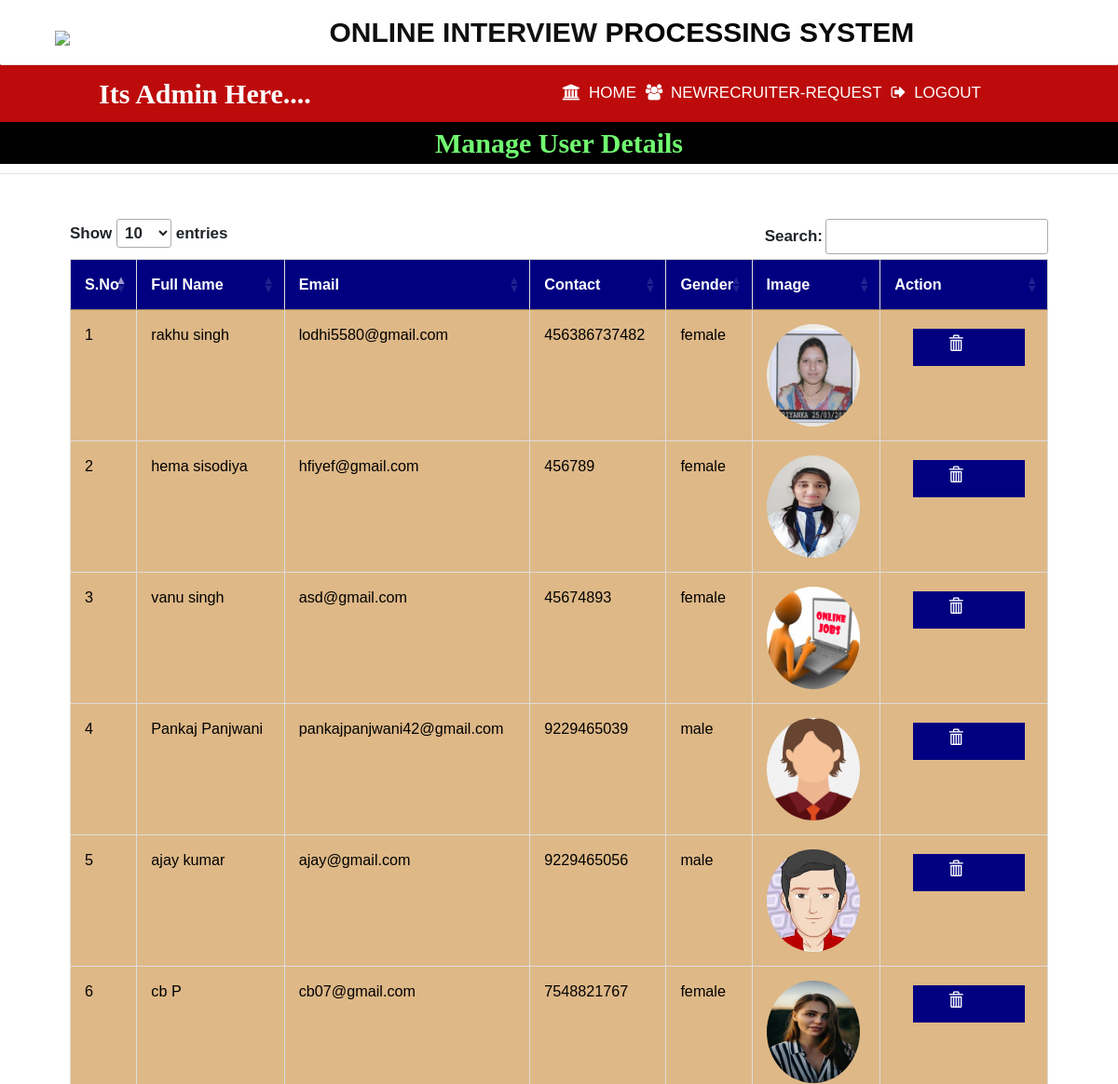
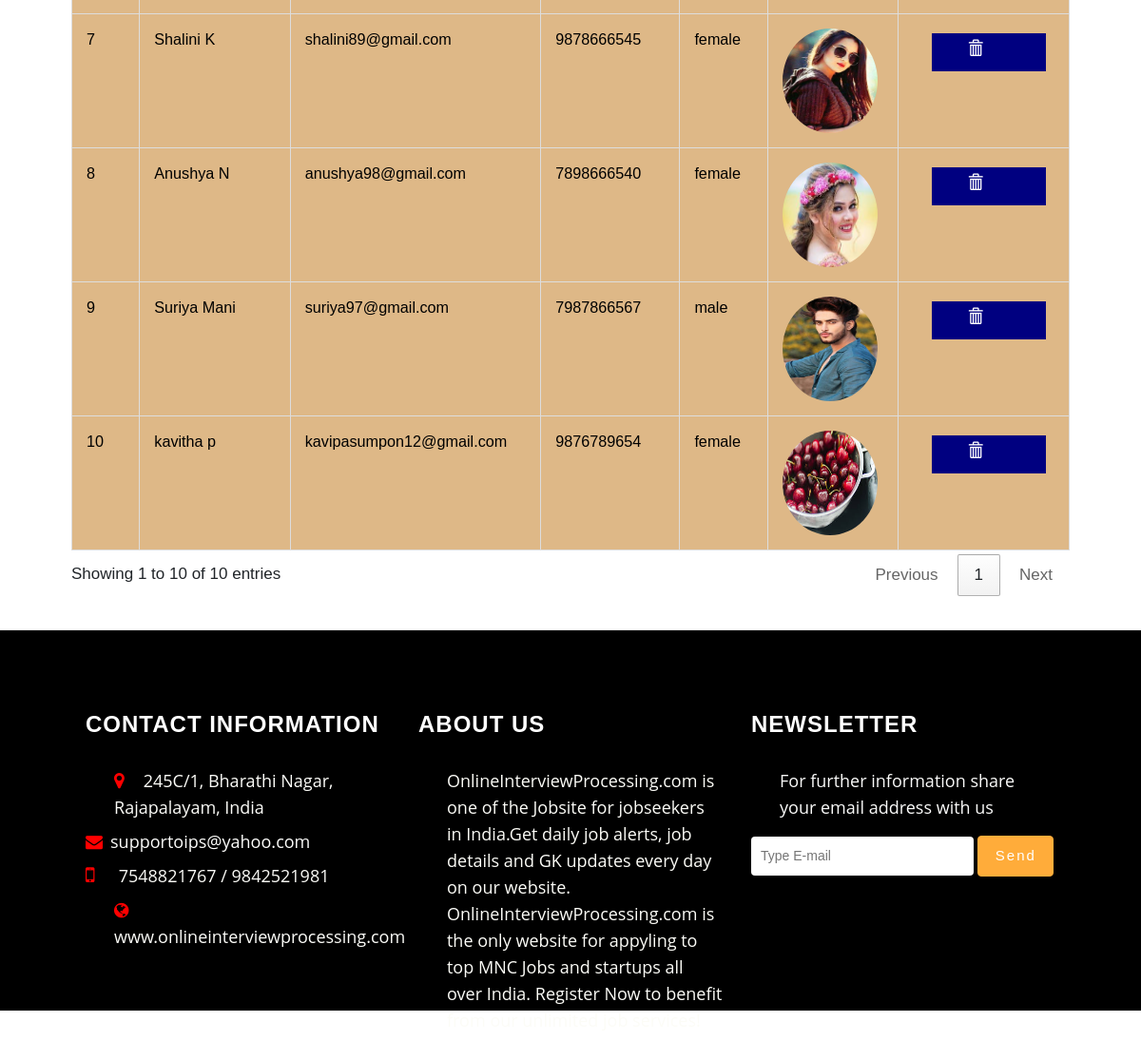
Page /view_user/ on the committed database (2 pictures, top to bottom).
### jobportal/models.py (models this page shows, shortened)
class SignupUser(models.Model):
    user = models.ForeignKey(User,on_delete=models.CASCADE,null=True)
    mobile = models.IntegerField(null=True)
    image = models.FileField(null=True)
    gender= models.CharField(max_length=100,null=True)
    type=models.CharField(max_length=100,null=True)

### jobportal/views.py (the view)
# urls.py: path('view_user/', view_user, name="view_user"),
def view_user(request):
    data=SignupUser.objects.all()
    d={'data':data}
    return render(request,'view_user.html',d)

### jobportal/templates/view_user.html (shortened to what this page needs)
{% extends 'admin_nav.html' %}
{% block body %}
<center><marquee style = "font-family : 'Georgia' ; font-size:30px;color :rgb(112, 250, 112)
 ; background-color:black;font-weight : bold">Manage User Details</marquee></center><hr>
 <div class="container">
<table class="table table-bordered" id="myTable">
  <thead>
  <tr >
    <th>S.No</th>
    <th>Full Name</th>
    <th>Email</th>
    <th>Contact</th>
    <th>Gender</th>
    <th>Image</th>
    <th>Action</th>
  </tr>
  </thead>
   <tbody>
{% for i in data %}
  <tr style="color:black">
      <td>{{forloop.counter}}</td>
    <td>{{i.user.username}} {{i.user.last_name}}</td>
    <td>{{i.user.email}}</td>
    <td>{{i.mobile}}</td>
      <td>{{i.gender}}</td>
      <td><img src="{{i.image.url}}" style="width:100px;height:110px;border-radius:50%"></td>
      <td><a href="{% url 'delete_user' i.id %}"><i class="glyphicon glyphicon-trash" onclick="return confirm('Are you sure?')" style="color:white;margin-left:20px;margin-top:3%;background-color:navy;height:40px;width:120px;padding-top:5%;padding-left:25%" ></i> </a>
  </tr>
   {% endfor %}
    </tbody>
</table>
 </div>
{% endblock %}

### jobportal/static/css/style.css (style rules this page uses)
body { padding:0; margin:0; background:#fff; font-family: 'Roboto Condensed', sans-serif; }
a { text-decoration:none; }
body a { transition:0.5s all; -webkit-transition:0.5s all; -moz-transition:0.5s all; -o-transition:0.5s all; -ms-transition:0.5s all; font-weight:400; }
.glyphicon { position: relative; top: 1px; display: inline-block; font-family: 'Glyphicons Halflings'; font-style: normal; font-weight: 400; line-height: 1; -webkit-font-smoothing: antialiased; -moz-osx-font-smoothing: grayscale; color: #777; }
.table > thead > tr > th, .table > tbody > tr > th, .table > tfoot > tr > th, .table > thead > tr > td, .table > tbody > tr > td, .table > tfoot > tr > td { border-top: none !important; }
.table td, .table>tbody>tr>td, .table>tbody>tr>th, .table>tfoot>tr>td, .table>tfoot>tr>th, .table>thead>tr>td, .table>thead>tr>th { padding: 15px!important; }
.table > thead > tr > th, .table > tbody > tr > th, .table > tfoot > tr > th, .table > thead > tr > td, .table > tbody > tr > td, .table > tfoot > tr > td { font-size: 0.9em; color: #999; border-top: none !important; }

### jobportal/templates/admin_nav.html (style rules this page uses)
* { box-sizing: border-box; }
#myTable { border-collapse: collapse; width: 100%; border: 1px solid #ddd; font-size: 18px; }
#myTable th { text-align: left; padding: 12px; background-color: navy; color: white; }
#myTable td { text-align: left; padding: 12px; color:blAck; background-color: burlywood; }
#myTable tr { border-bottom: 1px solid #ddd; }
body { font-family: Arial; font-size: 17px; }
.container { position: relative; max-width: 90%; margin: 0 auto; margin-bottom:3% }
.container img { vertical-align: middle; }

### rows in the picture
SignupUser: user.username "rakhu", user.last_name "singh", user.email "lodhi5580@gmail.com", mobile "456386737482", gender "female", image (picture)
SignupUser: user.username "hema", user.last_name "sisodiya", user.email "hfiyef@gmail.com", mobile "456789", gender "female", image (picture)
SignupUser: user.username "vanu", user.last_name "singh", user.email "asd@gmail.com", mobile "45674893", gender "female", image (picture)
SignupUser: user.username "Pankaj", user.last_name "Panjwani", user.email "pankajpanjwani42@gmail.com", mobile "9229465039", gender "male", image (picture)
SignupUser: user.username "ajay", user.last_name "kumar", user.email "ajay@gmail.com", mobile "9229465056", gender "male", image (picture)
SignupUser: user.username "cb", user.last_name "P", user.email "cb07@gmail.com", mobile "7548821767", gender "female", image (picture)
SignupUser: user.username "Shalini", user.last_name "K", user.email "shalini89@gmail.com", mobile "9878666545", gender "female", image (picture)
SignupUser: user.username "Anushya", user.last_name "N", user.email "anushya98@gmail.com", mobile "7898666540", gender "female", image (picture)
SignupUser: user.username "Suriya", user.last_name "Mani", user.email "suriya97@gmail.com", mobile "7987866567", gender "male", image (picture)
SignupUser: user.username "kavitha", user.last_name "p", user.email "kavipasumpon12@gmail.com", mobile "9876789654", gender "female", image (picture)
